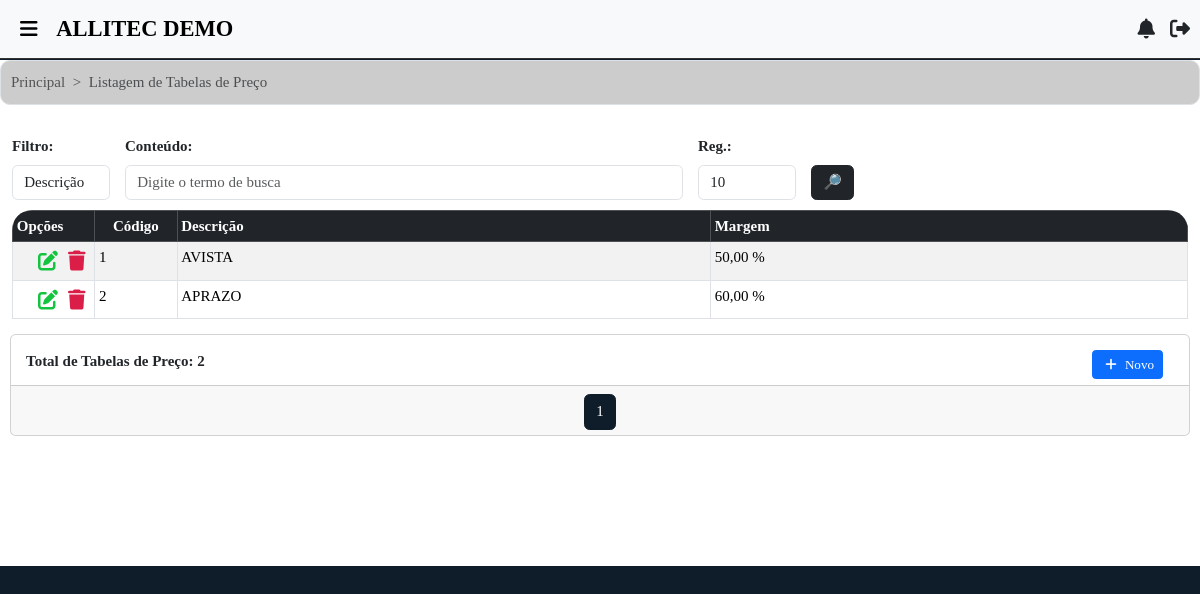
Screenshot of /tabelas_preco/lista/ (signed in) with the database file from the repository.
### filiais/models.py (models this page shows, shortened)
class Usuario(AbstractUser):
    empresa = models.ForeignKey(Empresa, on_delete=models.CASCADE, related_name="usuarios", null=True, blank=True)
    filial_user = models.ForeignKey(Filial, on_delete=models.SET_NULL, null=True, blank=True, related_name="usuarios")
    codigo_local = models.PositiveIntegerField(blank=True, null=True)
    gerar_senha_lib = models.BooleanField(default=False, verbose_name='Gerar Senha de Liberação')
    senha_liberacao = models.CharField(max_length=20, blank=True, null=True, verbose_name='Senha de Liberação')
    is_master = models.BooleanField(default=False)
    class Meta:
        unique_together = ('username', 'empresa')

class Filial(models.Model):
    situacao = models.CharField(
        max_length=10,
        verbose_name="Situação",
        choices=[
            ('Ativa', 'Ativa'),
            ('Inativa', 'Inativa')
        ]
    )
    layout_contrato = models.CharField(
        max_length=10,
        verbose_name="Layout Contrato",
        choices=[
            ('Layout 1', 'Layout 1'),
            ('Layout 2', 'Layout 2')
        ],
        default="Layout 1"
    )
    tp_chave = models.CharField(
        max_length=20,
        verbose_name="Tipo de Chave Pix",
        choices=[
            ('CPF', 'CPF'),
            ('CNPJ', 'CNPJ'),
            ('E-mail', 'E-mail'),
            ('Telefone', 'Telefone'),
            ('Chave Aleatória', 'Chave Aleatória')
        ]
    )
    chave_pix = models.CharField(
        max_length=100,
        verbose_name="Chave Pix"
    )
    banco_fil = models.ForeignKey('bancos.Banco', on_delete=models.CASCADE, null=True, blank=True)
    beneficiario = models.CharField(max_length=255, verbose_name='Nome Beneficiário')
    info_comp = models.TextField(default="Obrigado pela preferência!", blank=True)
    info_orcamento = models.TextField(default="*Caro cliente, caso você encontre um orçamento com valor inferior, podemos analisar o orçamento concorrente para fecharmos negócio.", blank=True)
    cnpj = models.CharField(max_length=20, verbose_name='CNPJ')
    ie = models.CharField(max_length=20, verbose_name='Inscrição Estadual')
    razao_social = models.CharField(max_length=100, verbose_name='Razão Social')
    fantasia = models.CharField(max_length=100, verbose_name='Fantasia')
    endereco = models.CharField(max_length=100, verbose_name='Endereço')
    cep = models.CharField(max_length=10, verbose_name='CEP')
    numero = models.CharField(max_length=10, verbose_name='Nº')
    bairro_fil = models.ForeignKey('bairros.Bairro', on_delete=models.SET_NULL, null=True)
    complem = models.CharField(max_length=20, verbose_name='Complemento', blank=True)
    cidade_fil = models.ForeignKey('cidades.Cidade', on_delete=models.SET_NULL, null=True)
    uf = models.ForeignKey('estados.Estado', on_delete=models.SET_NULL, null=True)
    tel = models.CharField(max_length=15, verbose_name='Fone')
    email = models.EmailField(max_length=40, verbose_name='E-mail')
    fantasia_normalizado = models.CharField(max_length=255, editable=False)
    logo = models.FileField(upload_to='logo/', null=True, blank=True, default='default_logo.png')
    vinc_emp = models.ForeignKey(Empresa, on_delete=models.CASCADE)
    dt_criacao = models.CharField(
        max_length=30,
        verbose_name='Data de Registro',
        default=data_hoje_formatada
    )
    dt_inativacao = models.CharField(max_length=30, verbose_name='Data de Inativação', blank=True, null=True)
    principal = models.BooleanField(default=False, verbose_name='Filial Principal')
    vinculada_a = models.ForeignKey('self', null=True, blank=True, on_delete=models.CASCADE, related_name='filiais_secundarias', verbose_name='Filial Vinculada à')
    class Meta:
        verbose_name_plural = "Filiais"

### tabelas_preco/models.py (models this page shows, shortened)
class TabelaPreco(models.Model):
    descricao = models.CharField(max_length=100, unique=True)
    margem = models.DecimalField(max_digits=12, decimal_places=2, default=0)
    vinc_emp = models.ForeignKey('empresas.Empresa', on_delete=models.CASCADE, null=True, blank=True)
    class Meta:
        verbose_name_plural = "Tabelas de Preço"

### tabelas_preco/views.py (the view)
# urls.py: path("lista/", views.lista_tabelas_preco, name='lista-tabelas_preco'),
@verifica_permissao('tabelas_preco.view_tabelapreco')
@login_required
def lista_tabelas_preco(request):
    s = request.GET.get('s')
    tp = request.GET.get('tp')
    reg = request.GET.get('reg', '10')
    tabelas_preco = TabelaPreco.objects.filter(vinc_emp=request.user.empresa)
    if tp == 'desc' and s:
        norm_s = remove_accents(s).lower()
        tabelas_preco = tabelas_preco.filter(descricao__icontains=norm_s).order_by('descricao')
    elif tp == 'cod' and s:
        try:
            tabelas_preco = tabelas_preco.filter(id__iexact=s).order_by('descricao')
        except ValueError:
            tabelas_preco = TabelaPreco.objects.none()
    if reg == 'todos':
        num_pagina = tabelas_preco.count() or 1
    else:
        try:
            num_pagina = int(reg) if int(reg) > 0 else 1
        except ValueError:
            num_pagina = 10  # Valor padrão
    paginator = Paginator(tabelas_preco, num_pagina)
    page = request.GET.get('page')
    tabelas_preco = paginator.get_page(page)
    return render(request, 'tabelas_preco/lista.html', {
        'tabelas_preco': tabelas_preco,
        's': s,
        'tp': tp,
        'reg': reg,
    })

### templates/tabelas_preco/lista.html (shortened to what this page needs)
{% extends 'base.html' %}
{% load static %}
{% block content %}
    <div class="container-fluid bg-white">
        <nav style="--bs-breadcrumb-divider: '>';" aria-label="breadcrumb">
            <ol class="breadcrumb">
                <li class="breadcrumb-item"><a href="{% url 'inicio' %}" id="item-naveg">Principal</a></li>
                <li class="breadcrumb-item active" aria-current="page">Listagem de Tabelas de Preço</li>
            </ol>
        </nav>
        <form method="GET" id="search-form" style="margin-left: 1%; margin-right: 1%;">
            <div class="row g-3 align-items-end">
                <div class="col-md-1 search-div">
                    <label class="form-label">Filtro:</label>
                    <select name="tp" id="tp" class="form-control">
                        <option value="desc" {% if request.GET.tp == 'desc' %}selected{% endif %}>Descrição</option>
                    </select>
                </div>
                <div class="col-md-2 search-div flex-md-fill">
                    <label class="form-label">Conteúdo:</label>
                    <input class="form-control" type="text" name="s" id="s" placeholder="Digite o termo de busca" value="{{ request.GET.s }}">
                </div>
                <div class="col-md-1 search-div">
                    <label class="form-label">Reg.:</label>
                    <select class="form-control" id="qtd_reg" name="reg">
                        <option value="10" {% if request.GET.reg == '10' %}selected{% endif %}>10</option>
                    </select>
                </div>
                <div class="col search-div d-flex justify-content-start">
                    <button class="btn btn-dark" title="Consultar tabelas de preço" type="submit" id="data-btn" data-bs-toggle="modal" data-bs-target="#loadingModal">🔎</button>
                </div>
            </div>
        </form>
        <div class="table-container" style="margin-left: 1%; margin-right: 1%;">
            <table class="table table-bordered table-responsive-md table-rounded table-striped" id="tabelas-lista">
                <thead thead class="table-dark">
                    <tr>
                        <th scope="col" style="text-align: justify; width: 7%;">Opções</th>
                        <th scope="col" style="text-align: center; width: 7%;">Código</th>
                        <th scope="col" style="align-items: center;">Descrição</th>
                        <th scope="col" style="align-items: center;">Margem</th>
                    </tr>
                </thead>
                <tbody>
                    {% for t_p in tabelas_preco %}
                        <tr>
                            <td style="width: 80px;">
                                <span>
                                    <i class="fas fa-trash" title="Deletar" data-bs-toggle="modal" data-bs-target="#modal-{{ t_p.id }}"></i>
                                </span>
                                <a href="{% url 'att-tabelas_preco' t_p.id %}" class="btn-permissao"
                                  data-permissao="tabelas_preco.change_tabelapreco"
                                  data-msg-negado="Seu usuário não pode editar tabelas de preço!"><span><i class="fas fa-edit" title="Editar"></i></span></a>
                            </td>
                            <td style="align-items: center;">{{ t_p.id }}</td>
                            <td class="text-uppercase" style="align-items: center;">{{ t_p.descricao }}</td>
                            <td class="text-uppercase" style="align-items: center;">{{ t_p.margem }} %</td>
                        </tr>
                    {% empty %}
                    <tr>
                        <td colspan="8" class="me-auto" style="text-align: center;">
                            Nenhuma tabela de preço encontrada.
                        </td>
                    </tr>
                    {% endfor %}
                </tbody>
            </table>
        </div>
        <div class="card">
            <div class="card-body" style="max-height: 50px;">
                <strong>Total de Tabelas de Preço: {{ tabelas_preco|length }}</strong>
                <a id="add-link" href="{% url 'add-tabelas_preco' %}" style="margin-left: 1%; margin-right: 1%; float: right;" class="btn-permissao" data-permissao="tabelas_preco.add_tabelapreco" data-msg-negado="Seu usuário não pode adicionar tabelas de preço!">
                    <button type="button" class="btn btn-primary btn-sm" id="add-tabelas_preco"><i class="fas fa-plus"></i> Novo</button>
                </a>
            </div>
            <div class="card-footer text-body-secondary">
                <nav aria-label="Page navigation example" style="padding-bottom: 1px;">
                    <ul class="pagination justify-content-center">
                        {% for num in tabelas_preco.paginator.page_range %}
                            {% if num >= tabelas_preco.number|add:'-2' and num <= tabelas_preco.number|add:'2' %}
                                {% if tabelas_preco.number == num %}
                                    <li class="page-item active" aria-current="page">
                                        <span class="page-link" style="background-color: #0f1d2b; color: white;">{{ num }}</span>
                                    </li>
                                {% else %}
                                    <li class="page-item">
                                        <a class="page-link" style="color: #0f1d2b;" href="?page={{ num }}{% for key, value in request.GET.items %}{% if key != 'page' %}&{{ key }}={{ value }}{% endif %}{% endfor %}">{{ num }}</a>
                                    </li>
                                {% endif %}
                            {% endif %}
                        {% endfor %}
                    </ul>
                </nav>
            </div>
        </div>
    </div>
{% endblock %}

### templates/base.html (shortened to what this page needs)
<!doctype html>
{% load static %}
<html lang="pt-BR">
<head>
    <link href="https://cdn.jsdelivr.net/npm/bootstrap@5.3.2/dist/css/bootstrap.min.css" rel="stylesheet">
    <link href="https://cdn.jsdelivr.net/npm/select2@4.1.0-rc.0/dist/css/select2.min.css" rel="stylesheet" />
    <link rel="stylesheet" href="https://code.jquery.com/ui/1.14.1/themes/base/jquery-ui.css">
    <link rel="stylesheet" type="text/css" href="https://cdn.jsdelivr.net/npm/toastify-js/src/toastify.min.css">
    <link rel="stylesheet" href="{% static 'css/styles.css' %}">
</head>
<body>
    <div class="container-fluid">
        {% if user.is_authenticated %}
            <nav class="navbar fixed-top navbar-expand-lg bg-body-tertiary">
                <div class="container-fluid">
                    <div class="d-flex align-items-center">
                        <i class="navbar-brand fa-solid fa-bars"
                           style="margin-left: 20px; font-size: 20px;"
                           data-bs-toggle="offcanvas"
                           href="#offcanvasExample"
                           role="button"
                           aria-controls="offcanvasExample"></i>
                        {% if request.user.is_superuser %}
                            <a class="navbar-brand ms-1" href="{% url 'lista-empresas' %}" style="text-decoration: none;">
                                <div class="text-uppercase" style="font-size: 1.5rem; font-weight: bold;">
                                    ADMINISTRAÇÃO
                                </div>
                            </a>
                        {% else %}
                            <a class="navbar-brand ms-1" href="{% url 'inicio' %}" style="text-decoration: none;">
                                <div class="text-uppercase" style="font-size: 1.5rem; font-weight: bold;">
                                    {{ request.user.filial_user.fantasia }}
                                </div>
                            </a>
                        {% endif %}
                    </div>
                    <div class="d-flex align-items-center ms-auto" style="font-size: 20px; margin-right: 10px;">
                        <div class="nav-item dropdown">
                            <a class="nav-link" href="#" id="notificationsDropdown" role="button"
                               data-bs-toggle="dropdown" aria-expanded="false">
                                <i class="fas fa-bell"></i>
                            </a>
                        </div>
                        {% if request.user.is_superuser %}
                            <div class="nav-item ms-3">
                                <a class="nav-link" href="{% url 'logout-view-superuser' %}" title="Sair"
                                   onclick="showLoadingModal()">
                                    <i class="fa-solid fa-right-from-bracket"></i>
                                </a>
                            </div>
                        {% else %}
                            <div class="nav-item ms-3">
                                <a class="nav-link" href="{% url 'logout-view' %}" title="Sair"
                                   onclick="showLoadingModal()">
                                    <i class="fa-solid fa-right-from-bracket"></i>
                                </a>
                            </div>
                        {% endif %}
                    </div>
                </div>
            </nav>
        {% endif %}
    </div>
    {% block content %}{% endblock %}
</body>
</html>

### rows the page displays
Usuario: user.filial_user.fantasia "ALLITEC DEMO"
TabelaPreco: id "1", descricao "AVISTA", margem "50,00"
TabelaPreco: id "2", descricao "APRAZO", margem "60,00"

### other values shown
{{ tabelas_preco|length }} "2"
{{ num }} "1"
